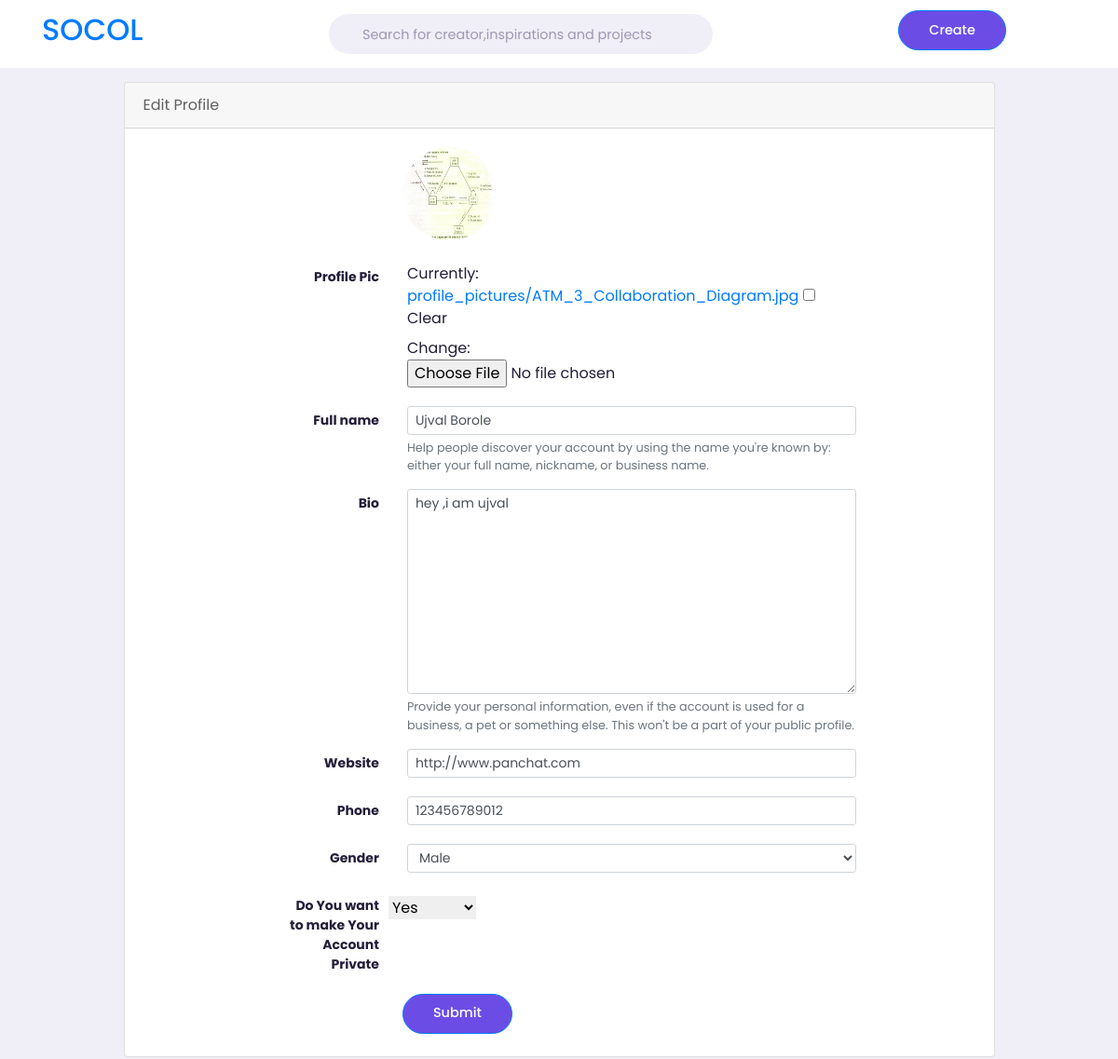
Page /ujvalborole/edit/ (signed in) on the committed database.
### user/models.py (models this page shows, shortened)
class Profile(models.Model):   #we create the model but inherited AbstractUser ,AbstractUser is the User model but not completed means the data include but not save and create the main User Module
    user = models.OneToOneField(User,on_delete=models.CASCADE)
    picture = models.ImageField(upload_to='profile_pictures', null=True, blank=True)
    full_name = models.CharField(max_length=100, help_text='Help people discover your account by using the name you\'re known by: either your full name, nickname, or business name.')
    bio = models.TextField(null = True,blank=True, help_text='Provide your personal information, even if the account is used for a business, a pet or something else. This won\'t be a part of your public profile.')
    website = models.URLField(null = True,blank=True)
    phone_number = models.CharField(max_length=20,null=True,blank=True)
    gender = models.CharField(max_length=10,choices=Gender_choices,null=True,blank=True)
    is_private_account = models.BooleanField(null=True,blank=True)

### user/views.py (the view, shortened to what this page needs)
# urls.py: path('<str:username>/edit/',views.ProfileEdit.as_view(),name="profile_edit_view"),
class ProfileEdit(View):
    template_name = 'core/profile_edit.html'
    def get(self,request,*args,**kwargs):
        username = kwargs.get('username')
        id = User.objects.get(username=username)
        pic = ps.objects.get(user = id)
        profile = ps.objects.get(user=request.user)
        if username != request.user.username:
            return HttpResponse("<h1>This Page is doesn't exist</h1>")
        form = UserEditForm(instance=profile)
        context = {'form':form,'pic':pic}
        return render(request,self.template_name,context)

### user/forms.py
class UserEditForm(forms.ModelForm):
    class Meta:
        model = Profile
        fields = ('picture', 'full_name','bio','website','phone_number','gender','is_private_account')
        labels = {
            'is_private_account':'Do You want to make Your Account Private',
            'phone_number':'Phone',
            'email' :'Email',
            'bio':'Bio',
            'picture':'Profile Pic',
            'gender':'Gender',
            'website':'Website'
        }
    def __init__(self,*args,**kwargs):
        super().__init__(*args,**kwargs) #it gives the fields list which is given in the form
        for field in self.fields:
            if field == "picture":
                self.fields[field].widget.attrs.update({'class':'form-control-file'})
            elif field == 'is_private_account':
                self.fields[field].widget.attrs.update({'class':'form-check-input'})
            else:
                self.fields[field].widget.attrs.update({'class':'form-control form-control-sm'})

### templates/core/profile_edit.html (shortened to what this page needs)
{% extends 'core/base1.html' %}
{% load static %}
{% block extra_head %}
<link rel="stylesheet" type="text/css" href="{% static 'user/profile_edit.css' %}">
{% endblock %}
{% block content %}
    <div class="container" style="margin-top: 4rem;">
        <div class="row">
            <div class="col-12 my-4">
                <div class="card profile__edit__card m-auto">
                    <div class="card-header">
                        <p class="m-0" style="color: #5f5f5f;">Edit Profile</p>
                    </div>
                    <div class="card-body offset-md-2">
                        {% if pic.picture %}
                        <div>
                            <img src="{{ pic.picture.url }}" class="rounded-circle z-depth-0 offset-md-2 mb-4" style="height: 100px;width: 100px">
                        </div>
                        {% else %}
                            <img src="https://i.pinimg.com/originals/51/f6/fb/51f6fb256629fc755b8870c801092942.png"  class="rounded-circle z-depth-0 offset-md-2 mb-4" style="height: 100px;width: 100px">
                        {% endif %}
                        <form method="POST" enctype="multipart/form-data">
                            {% for field in form %}
                            <div class="form-group row">
                                <label class="col-sm-2 col-form-label col-form-label-sm text-md-right font-weight-bolder" for="{{ field.auto_id }}">{{ field.label }}</label>
                                <div class="col-sm-8">
                                    {{ field }}
                                    <small id="passwordHelpBlock" class="form-text text-muted">
                                        {{ field.help_text }}
                                    </small>
                                </div>
                            </div>
                            {% endfor %}
                            <div class="offset-md-2 my-1">
                                <button class="btn btn-sm btn-primary">Submit</button>
                            </div>
                        </form>
                    </div>
                </div>
            </div>
        </div>
    </div>
{% endblock %}

### templates/core/base1.html (shortened to what this page needs)
{% load static %}
<!doctype html>
<html lang="en">
  <head>
    <link rel="stylesheet" href="https://cdn.jsdelivr.net/npm/bootstrap@4.5.3/dist/css/bootstrap.min.css">
    <link rel="stylesheet" href="https://cdnjs.cloudflare.com/ajax/libs/font-awesome/5.15.1/css/all.min.css" />
    {% block extra_head %}{% endblock %}
  </head>
  <body style="background-color: rgb(252,30%,95%);">
    {% include 'core/navbar.html' %}
    <section>
      {% block content %}{% endblock %}
    </section>
  </body>
</html>

### templates/core/navbar.html (shortened to what this page needs)
{% load static %}
<!DOCTYPE html>
<html lang="en">
  <head>
    <link
      rel="stylesheet"
      href="https://unicons.iconscout.com/release/v2.1.6/css/unicons.css"
    />
    <link rel="stylesheet" href="{% static "css/index.css" %}" />
  </head>
  <body>
<nav>
    <div class="container">
      <h2 class="log text-decoration-none"><a href="{% url 'index' %}">SOCOL</a></h2>
      <form  action="{% url 'allprofile' %}"  method="GET" >
      <div class="search-bar">
        <input
          type="search"
          placeholder="Search for creator,inspirations and projects" name="query"
        />
      </div>
    </form>
      <div class="create">
        <label class="btn btn-primary" for="#">Create</label>
        <div class="profile-photo">
        </div>
      </div>
    </div>
  </nav>
  </body>
</html>

### static/user/profile_edit.css (style rules this page uses)
.profile__edit__card { background-color: rgba(var(--d87,255,255,255),1); max-width: 935px; overflow: hidden; width: 100%; }

### static/css/index.css (style rules this page uses)
:root { --primary-color-hue:252; --dark-color-lightness: 17%; --light-color-lightness: 95%; --white-color-lightness: 100%; --color-white: hsl(252, 30%, var(--white-color-lightness)); --color-light: hsl(252,30%,var(--light-color-lightness)); --color-gray: hsl(252,15%,65%); --color-primary: hsl(var(--primary-color-hue),75%,60%); --color-secondary: hsl(252,100%,90%); --color-success: hsl(120,95%,65%); --color-danger: hsl(0,95%,65%); --color-dark: hsl(252,30%,var(--dark-color-lightness)); --color-black: hsl(252,30%,10%); --border-radius: 2rem; --card-border-radius: 1rem; --btn-padding: 0.6rem 2rem; --search-padding: 0.6rem 1rem; --card-padding: 1rem; --sticky-top-left: 5.4rem; --sticky-top-right: -18rem; }
*,*::before,*::after { margin: 0; padding: 0; outline: 0; box-sizing: border-box; text-decoration: none; list-style: none; border: none; }
body { font-family: 'Poppins', sans-serif; color: var(--color-dark); background: var(--color-light); overflow-x: hidden; }
.container { width: 80%; margin: 0 auto; }
.profile-photo { width: 2.7rem; aspect-ratio: 1/1; border-radius: 50%; overflow: hidden; }
img { display: block; width: 100%; }
.btn { display: inline-block; padding: var(--btn-padding); font-weight: 500; border-radius:var(--border-radius); cursor: pointer; transition: all 300ms ease; font-size: 0.9rem; }
.btn-primary { background-color: var(--color-primary); color: white; }
.text-muted { color:var(--color-gray) }
nav { width: 100%; background: var(--color-white); padding: 0.7rem 0; position: fixed; top: 0; z-index: 10; }
nav .container { display: flex; align-items: center; justify-content: space-between; }
.search-bar { background: var(--color-light); border-radius: var(--border-radius); padding: var(--search-padding); }
.search-bar input[type="search"] { background: transparent; width: 30vw; margin-left: 1rem; font-size: 0.9rem; color: var(--color-dark); }
nav .search-bar input[type="search"]::placeholder { color: var(--color-gray); }
nav .create { display: flex; align-items: center; gap: 2rem; }
@media screen and (max-width: 1200px) { .container { width: 96%; } }

### rows in the picture
Profile: picture (picture), form "Ujval Borole" "hey ,i am ujval" "http://www.panchat.com" "123456789012" "Male" "Yes"

### other values in the picture
{{ field.label }} "Profile Pic" "Full name" "Bio" "Website" "Phone" "Gender" "Do You want to make Your Account Private"
{{ field.help_text }} "Help people discover your account by using the name you're known by: either your full name, nickname, or business name." "Provide your personal information, even if the account is used for a business, a pet or something else. This won't be a part of your public profile."
